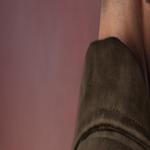

This figure's Python source:
from PIL import Image

im_dsc = Image.open('jackets_original/DSC04253.jpg')
im_female = Image.open('jackets_original/BEN04068.jpg')

# Let's inspect DSC04253 head region
# DSC04253 size is (2000, 3000)
# Let's crop head
w, h = im_dsc.size
# Find skin coordinates in DSC04253
skin_pts = []
for y in range(0, h, 20):
    for x in range(0, w, 20):
        r, g, b = im_dsc.getpixel((x, y))
        if r > 120 and g > 70 and b > 50 and r > g and g > b and (r-g)>20:
            skin_pts.append((x, y))

if skin_pts:
    min_y = min(p[1] for p in skin_pts)
    max_y = max(p[1] for p in skin_pts)
    min_x = min(p[0] for p in skin_pts)
    max_x = max(p[0] for p in skin_pts)
    print(f"DSC04253 Skin bounds: x=[{min_x}, {max_x}], y=[{min_y}, {max_y}]")
    
    # Let's crop around face
    face = im_dsc.crop((min_x, min_y, max_x, min_y + int((max_y-min_y)*0.4)))
    face.resize((150, 150)).save('scratch/dsc_face.jpg')
    print("Saved scratch/dsc_face.jpg")
